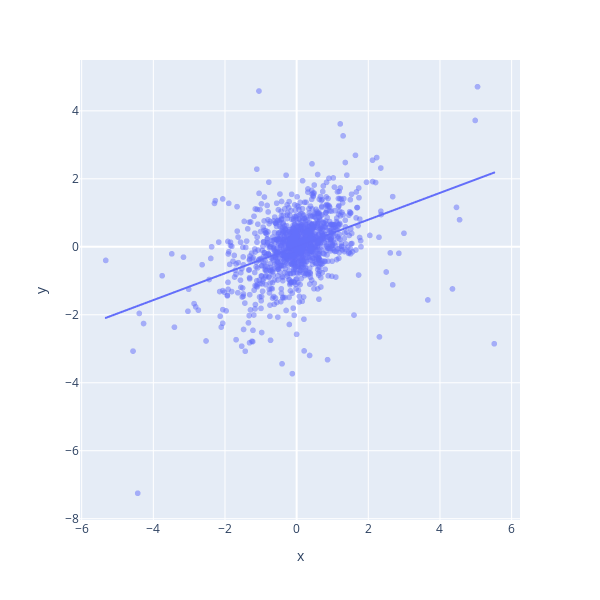

Notebook code cell kept with this figure:
### Code cell
indice_1= "DJI"
indice_2= "N100"

fig = px.scatter(
           x           = dict_indices[indice_1][dict_indices[indice_1]["Fecha"].isin(dict_indices[indice_2]["Fecha"])]["Cambio%"],
           y           = dict_indices[indice_2][dict_indices[indice_2]["Fecha"].isin(dict_indices[indice_1]["Fecha"])]["Cambio%"],
           opacity     = 0.5,

           trendline="ols")

fig.update_layout(
    autosize=False,
    width=600,
    height=600,
)
fig.show()

### Figure 1 — Plotly figure (JSON) as saved in the notebook; plotly's stock layout.template omitted (floating-point values rounded to 4 significant figures; data arrays with more than 128 entries replaced by an {"elided": "..."} marker saying what was removed)
{"data": [{"hovertemplate": "x=%{x}<br>y=%{y}<extra></extra>", "legendgroup": "", "marker": {"color": "#636efa", "opacity": 0.5, "symbol": "circle"}, "mode": "markers", "name": "", "showlegend": false, "type": "scattergl", "x": {"elided": "1248 float values"}, "xaxis": "x", "y": {"elided": "1248 float values"}, "yaxis": "y"}, {"hovertemplate": "<b>OLS trendline</b><br>y = 0.394361 * x + 0.00938963<br>R<sup>2</sup>=0.174449<br><br>x=%{x}<br>y=%{y} <b>(trend)</b><extra></extra>", "legendgroup": "", "marker": {"color": "#636efa", "symbol": "circle"}, "mode": "lines", "name": "", "showlegend": false, "type": "scattergl", "x": {"elided": "1248 float values"}, "xaxis": "x", "y": {"elided": "1248 float values"}, "yaxis": "y"}], "layout": {"autosize": false, "height": 600, "legend": {"tracegroupgap": 0}, "margin": {"t": 60}, "width": 600, "xaxis": {"anchor": "y", "domain": [0, 1], "title": {"text": "x"}}, "yaxis": {"anchor": "x", "domain": [0, 1], "title": {"text": "y"}}}}
